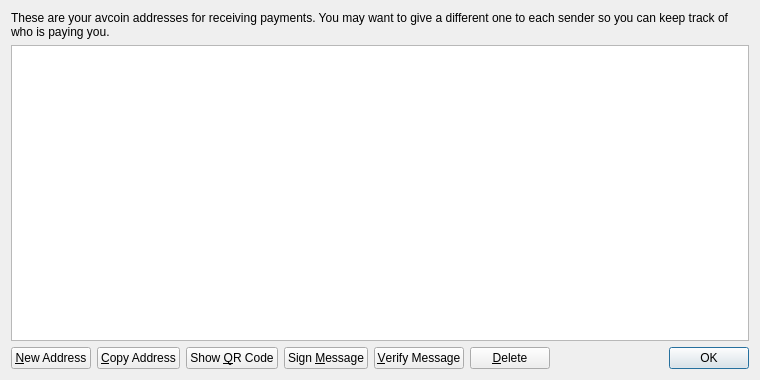
<?xml version="1.0" encoding="UTF-8"?>
<ui version="4.0">
 <class>AddressBookPage</class>
 <widget class="QWidget" name="AddressBookPage">
  <property name="geometry">
   <rect>
    <x>0</x>
    <y>0</y>
    <width>760</width>
    <height>380</height>
   </rect>
  </property>
  <property name="windowTitle">
   <string>Address Book</string>
  </property>
  <layout class="QVBoxLayout" name="verticalLayout">
   <item>
    <widget class="QLabel" name="labelExplanation">
     <property name="text">
      <string>These are your avcoin addresses for receiving payments. You may want to give a different one to each sender so you can keep track of who is paying you.</string>
     </property>
     <property name="textFormat">
      <enum>Qt::PlainText</enum>
     </property>
     <property name="wordWrap">
      <bool>true</bool>
     </property>
    </widget>
   </item>
   <item>
    <widget class="QTableView" name="tableView">
     <property name="contextMenuPolicy">
      <enum>Qt::CustomContextMenu</enum>
     </property>
     <property name="toolTip">
      <string>Double-click to edit address or label</string>
     </property>
     <property name="tabKeyNavigation">
      <bool>false</bool>
     </property>
     <property name="alternatingRowColors">
      <bool>true</bool>
     </property>
     <property name="selectionMode">
      <enum>QAbstractItemView::SingleSelection</enum>
     </property>
     <property name="selectionBehavior">
      <enum>QAbstractItemView::SelectRows</enum>
     </property>
     <property name="sortingEnabled">
      <bool>true</bool>
     </property>
     <attribute name="verticalHeaderVisible">
      <bool>false</bool>
     </attribute>
    </widget>
   </item>
   <item>
    <layout class="QHBoxLayout" name="horizontalLayout">
     <item>
      <widget class="QPushButton" name="newAddressButton">
       <property name="toolTip">
        <string>Create a new address</string>
       </property>
       <property name="text">
        <string>&amp;New Address</string>
       </property>
       <property name="icon">
        <iconset resource="../bitcoin.qrc">
         <normaloff>:/icons/add</normaloff>:/icons/add</iconset>
       </property>
      </widget>
     </item>
     <item>
      <widget class="QPushButton" name="copyToClipboard">
       <property name="toolTip">
        <string>Copy the currently selected address to the system clipboard</string>
       </property>
       <property name="text">
        <string>&amp;Copy Address</string>
       </property>
       <property name="icon">
        <iconset resource="../bitcoin.qrc">
         <normaloff>:/icons/editcopy</normaloff>:/icons/editcopy</iconset>
       </property>
      </widget>
     </item>
     <item>
      <widget class="QPushButton" name="showQRCode">
       <property name="text">
        <string>Show &amp;QR Code</string>
       </property>
       <property name="icon">
        <iconset resource="../bitcoin.qrc">
         <normaloff>:/icons/qrcode</normaloff>:/icons/qrcode</iconset>
       </property>
      </widget>
     </item>
     <item>
      <widget class="QPushButton" name="signMessage">
       <property name="toolTip">
        <string>Sign a message to prove you own a avcoin address</string>
       </property>
       <property name="text">
        <string>Sign &amp;Message</string>
       </property>
       <property name="icon">
        <iconset resource="../bitcoin.qrc">
         <normaloff>:/icons/edit</normaloff>:/icons/edit</iconset>
       </property>
      </widget>
     </item>
     <item>
      <widget class="QPushButton" name="verifyMessage">
       <property name="toolTip">
        <string>Verify a message to ensure it was signed with a specified avcoin address</string>
       </property>
       <property name="text">
        <string>&amp;Verify Message</string>
       </property>
       <property name="icon">
        <iconset resource="../bitcoin.qrc">
         <normaloff>:/icons/transaction_0</normaloff>:/icons/transaction_0</iconset>
       </property>
      </widget>
     </item>
     <item>
      <widget class="QPushButton" name="deleteButton">
       <property name="toolTip">
        <string>Delete the currently selected address from the list</string>
       </property>
       <property name="text">
        <string>&amp;Delete</string>
       </property>
       <property name="icon">
        <iconset resource="../bitcoin.qrc">
         <normaloff>:/icons/remove</normaloff>:/icons/remove</iconset>
       </property>
      </widget>
     </item>
     <item>
      <spacer name="horizontalSpacer">
       <property name="orientation">
        <enum>Qt::Horizontal</enum>
       </property>
       <property name="sizeHint" stdset="0">
        <size>
         <width>40</width>
         <height>20</height>
        </size>
       </property>
      </spacer>
     </item>
     <item>
      <widget class="QDialogButtonBox" name="buttonBox">
       <property name="sizePolicy">
        <sizepolicy hsizetype="Maximum" vsizetype="Fixed">
         <horstretch>0</horstretch>
         <verstretch>0</verstretch>
        </sizepolicy>
       </property>
       <property name="standardButtons">
        <set>QDialogButtonBox::Ok</set>
       </property>
      </widget>
     </item>
    </layout>
   </item>
  </layout>
 </widget>
 <resources>
  <include location="../bitcoin.qrc"/>
 </resources>
 <connections/>
</ui>
